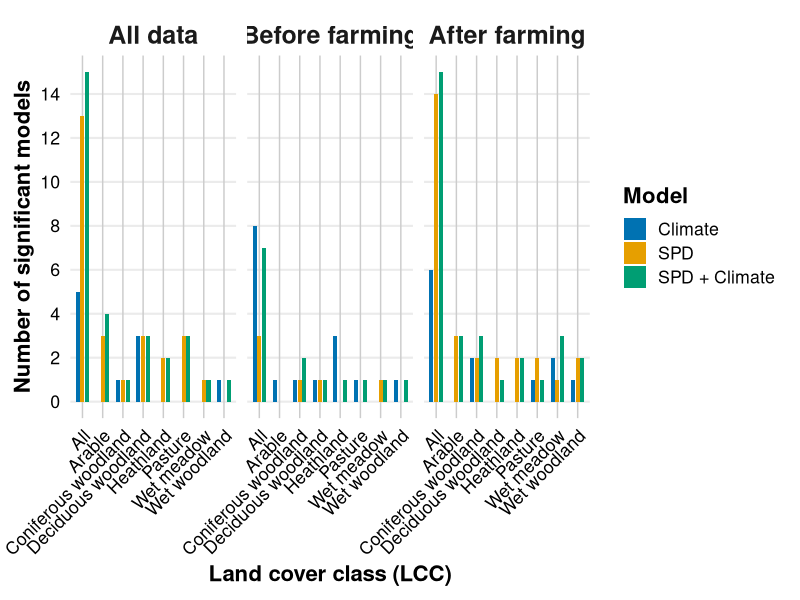

This figure's R source: (Note: this script raises an error after producing the figure.)
### plots all ###
libs <- c("ggplot2", "dplyr", "tidyr", "stringr")

installed_libs <- libs %in% rownames(
  installed.packages())

if (any(installed_libs == F)) {
  install.packages(
    libs[!installed_libs]
  )
}

invisible(lapply(
  libs,
  library,
  character.only = T
))
rm(list = ls())

# Load Granger causality results ----

sig_count <- read.csv("./Results/Granger_causality/Table_granger_significance_count.csv")

sig_count = sig_count %>% pivot_longer(cols=c(Coniferous.woodland,Deciduous.woodland,Wet.woodland,
                                            Wet.meadow,Pasture,Arable.land,Heath,All),
                                     names_to='LCC',
                                     values_to='Count') %>%
  mutate(across('Variable', str_replace, 'Both', 'SPD + Climate'))

sig_count$LCC = gsub(".", " ", sig_count$LCC, fixed = T)

sig_count$Subset[sig_count$Subset == "Entire dataset"] <- "All data"
sig_count$LCC[sig_count$LCC == "Heath"] <- "Heathland"
sig_count$LCC[sig_count$LCC == "Arable land"] <- "Arable"

sig_count$Subset <- factor(sig_count$Subset,
                          levels = c("All data", "Before farming", "After farming"))

plot <- ggplot(sig_count, aes(x = LCC, y = Count, fill = Variable)) +
  geom_bar(stat = "identity",
           width = 0.6,
           position = position_dodge(width = 0.7)) +
  facet_wrap(~ Subset, scales = "free_x") +
  ylab("Number of significant models") +
  xlab("Land cover class (LCC)") +
  scale_x_discrete(guide = guide_axis(angle = 45)) +
  scale_fill_manual(
    name = "Model",
    values = c(
      "Climate" = "#0072B2",
      "SPD" = "#E69F00",
      "SPD + Climate" = "#009E73"
    ),
    breaks = c("Climate", "SPD", "SPD + Climate")
  )+
  scale_y_continuous(breaks = seq(0, max(sig_count$Count), by = 2))+
  theme_minimal(base_size = 16) +
  theme(
    panel.grid.major.x = element_line(color = "grey80", linewidth = 0.5),
    panel.grid.minor.x = element_line(color = "grey90", linewidth = 0.3),
    panel.grid.minor.y = element_blank(),
    axis.text = element_text(color = "black"),
    axis.title = element_text(face = "bold"),
    legend.title = element_text(face = "bold"),
    legend.position = "right",
    strip.text = element_text(face = "bold", size = 18),
    plot.margin = margin(10, 10, 10, 10)
  )
ggsave(
  filename = "./Results/Plots/LCC_count/Granger_significance_bar_count.png",
  plot     = plot,
  width    = 10,       # inches (adjust as needed)
  height   = 7,        # inches (adjust as needed)
  dpi      = 300       # 300 = standard high-res, 600 = ultra-print quality
)
